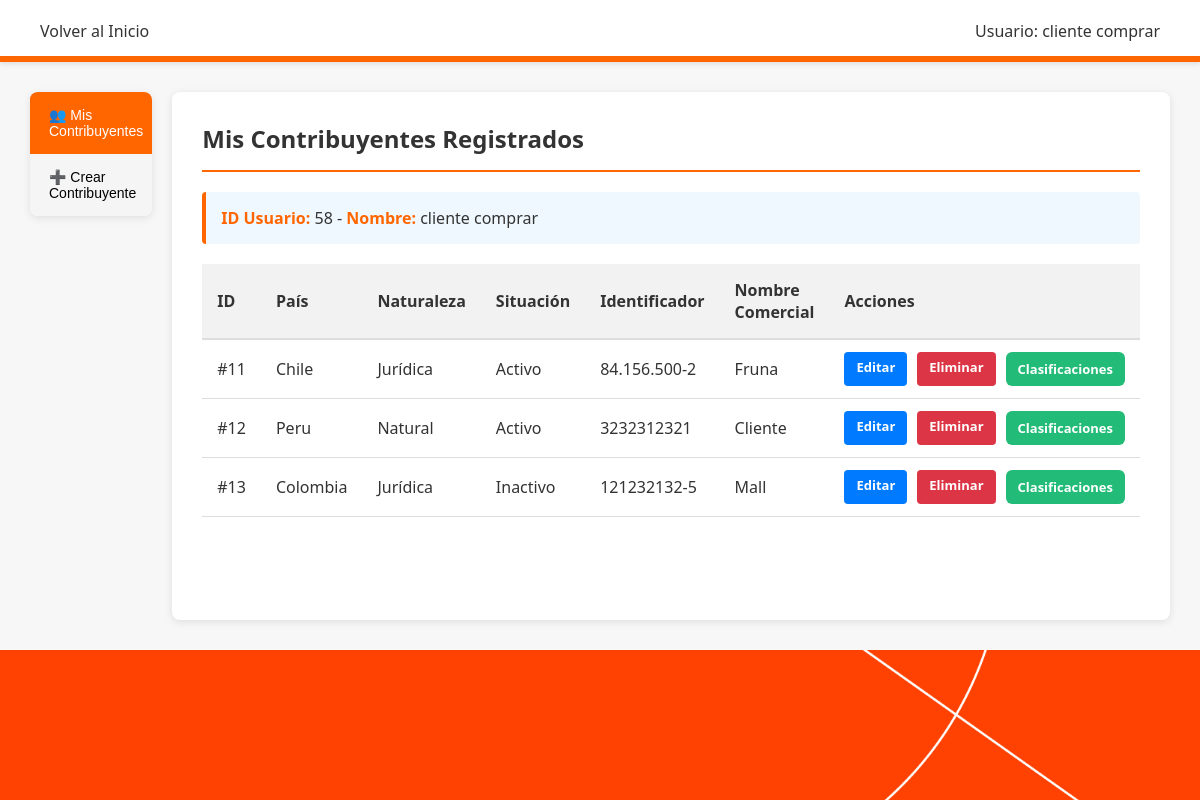
Page /tributarios/ (signed in) on the committed database.
### miapp/models.py (models this page shows, shortened)
class Usuario(models.Model):
    id_usuario = models.AutoField(primary_key=True)
    nombre = models.CharField(max_length=30)
    apellido = models.CharField(max_length=25)
    mail = models.CharField(max_length=25)
    contraseña = models.CharField(max_length=12)
    rol = models.CharField(max_length=15)

class Contribuyente(models.Model):
    id_contribuyente = models.AutoField(primary_key=True)
    id_pais = models.ForeignKey(Pais, on_delete=models.CASCADE)
    id_usuario = models.ForeignKey(Usuario, on_delete=models.CASCADE)
    situación = models.CharField(max_length=20)
    nombre_comercial = models.CharField(max_length=100)
    actividad_economica = models.CharField(max_length=50)
    identificador_tributario = models.CharField(max_length=30)
    tipo = models.CharField(max_length=20)
    empleados = models.IntegerField()
    categoria = models.CharField(max_length=40)

class Pais(models.Model):
    id_pais = models.AutoField(primary_key=True)
    pais_nom = models.CharField(max_length=15)
    moneda = models.CharField(max_length=3)
    sis_de_imp = models.CharField(max_length=15)

### miapp/views.py (the view)
# urls.py: path('tributarios/', views.manejo_tributarios, name='manejo_tributarios'),
def manejo_tributarios(request):
    if 'usuario_id' not in request.session:
        return redirect('crear_usuario')
    usuario_id = request.session['usuario_id']
    try:
        usuario = Usuario.objects.get(pk=usuario_id)
        contribuyentes = Contribuyente.objects.filter(id_usuario=usuario)
        paises = Pais.objects.all()
    except Usuario.DoesNotExist:
        request.session.flush()
        return redirect('crear_usuario')
    return render(request, 'manejo_tributarios.html', {
        'usuario': usuario,
        'contribuyentes': contribuyentes,
        'paises': paises,
        'tipos_contribuyente': TIPO_CONTRIBUYENTE_CHOICES.items(),
        'situacion_choices': ['Activo', 'Inactivo']
    })

### templates/manejo_tributarios.html (shortened to what this page needs)
{% load static %}
<!DOCTYPE html>
<html lang="es">
<head>
    <link rel="stylesheet" href="{% static 'tributarios.css' %}">
</head>
<body>
    <header class="main-header">
        <nav class="nav-links">
            <a href="{% url 'index' %}" class="nav-link">Volver al Inicio</a>
        </nav>
        <div class="user-session">
            <span class="username">Usuario: {{ usuario.nombre }} {{ usuario.apellido }}</span>
        </div>
    </header>
    <div class="main-container">
        <div class="tabs-section">
            <button class="tab-button" data-tab="contribuyentes-tab">
                👥 Mis Contribuyentes
            </button>
            <button class="tab-button" data-tab="crear-tab">
                ➕ Crear Contribuyente
            </button>
        </div>
        <div class="content-section">
            <div id="contribuyentes-tab" class="content-tab">
                <h2 class="tab-title">Mis Contribuyentes Registrados</h2>
                <div class="info-box">
                    <strong>ID Usuario:</strong> {{ usuario.id_usuario }} -
                    <strong>Nombre:</strong> {{ usuario.nombre }} {{ usuario.apellido }}
                </div>
                {% if contribuyentes %}
                <table class="tributarios-table">
                    <thead>
                        <tr>
                            <th>ID</th>
                            <th>País</th>
                            <th>Naturaleza</th>
                            <th>Situación</th>
                            <th>Identificador</th>
                            <th>Nombre Comercial</th>
                            <th>Acciones</th>
                        </tr>
                    </thead>
                    <tbody>
                        {% for c in contribuyentes %}
                        <tr>
                            <td>#{{ c.id_contribuyente }}</td>
                            <td>{{ c.id_pais.pais_nom }}</td>
                            <td>{{ c.tipo }}</td>
                            <td>{{ c.situación }}</td>
                            <td>{{ c.identificador_tributario }}</td>
                            <td>{{ c.nombre_comercial }}</td>
                            <td>
                                <div class="action-links">
                                    <a href="{% url 'editar_tributario' c.id_contribuyente %}" class="edit">Editar</a>
                                    <a href="{% url 'eliminar_tributario' c.id_contribuyente %}" class="delete delete-btn">Eliminar</a>
                                    <a href="{% url 'clasificaciones_por_contribuyente' c.id_contribuyente %}" style="background:#2b7; color:#fff; padding:8px 12px; border-radius:6px; text-decoration:none;">Clasificaciones</a>
                                </div>
                            </td>
                        </tr>
                        {% endfor %}
                    </tbody>
                </table>
                {% else %}
                <div class="empty-message">
                    <p>No tienes contribuyentes creados. ¡Crea uno en la pestaña "Crear Contribuyente"!</p>
                </div>
                {% endif %}
            </div>
        </div>
    </div>
    <footer class="footer"></footer>
</body>
</html>

### miapp/static/tributarios.css (style rules this page uses)
:root { --primary-orange: #ff6600; --light-bg: #f7f7f7; --border-color: #ddd; --text-dark: #333; }
* { margin: 0; padding: 0; box-sizing: border-box; }
body { font-family: 'Segoe UI', Tahoma, Geneva, Verdana, sans-serif; background-color: var(--light-bg); color: var(--text-dark); display: flex; flex-direction: column; min-height: 100vh; }
.main-header { background-color: #fff; padding: 20px 40px; display: flex; justify-content: space-between; align-items: center; box-shadow: 0 2px 5px rgba(0,0,0,0.1); position: relative; }
.main-header::after { content: ''; position: absolute; bottom: 0; left: 0; right: 0; height: 6px; background: var(--primary-orange); }
.nav-links { display: flex; gap: 20px; }
.nav-link { text-decoration: none; color: var(--text-dark); font-weight: 500; transition: color 0.3s; }
.user-session { display: flex; align-items: center; gap: 15px; }
.username { font-weight: 500; }
.main-container { display: flex; flex: 1 0 auto; gap: 20px; padding: 30px; max-width: 1400px; margin: 0 auto; width: 100%; }
.tabs-section { width: 25%; background: #fff; border-radius: 8px; box-shadow: 0 2px 8px rgba(0,0,0,0.1); overflow: hidden; height: fit-content; }
.tab-button { width: 100%; padding: 15px; border: none; background: #f5f5f5; cursor: pointer; text-align: left; font-size: 14px; font-weight: 500; border-left: 4px solid transparent; transition: all 0.3s; }
.tab-button.active { background: var(--primary-orange); color: white; border-left-color: var(--primary-orange); }
.content-section { flex: 1; background: #fff; border-radius: 8px; box-shadow: 0 2px 8px rgba(0,0,0,0.1); padding: 30px; }
.content-tab { display: none; }
.content-tab.active { display: block; }
.tab-title { font-size: 24px; font-weight: 700; color: var(--text-dark); margin-bottom: 20px; padding-bottom: 15px; border-bottom: 2px solid var(--primary-orange); }
.tributarios-table { width: 100%; border-collapse: collapse; margin-top: 20px; }
.tributarios-table thead { background-color: #f2f2f2; }
.tributarios-table th { padding: 15px; text-align: left; font-weight: 600; border-bottom: 2px solid var(--border-color); }
.tributarios-table td { padding: 12px 15px; border-bottom: 1px solid var(--border-color); }
.action-links { display: flex; gap: 10px; }
.action-links a { padding: 6px 12px; border-radius: 4px; text-decoration: none; font-size: 13px; font-weight: 600; transition: all 0.3s; }
.action-links a.edit { background-color: #007bff; color: white; }
.action-links a.delete { background-color: #dc3545; color: white; }
.footer { background-image: url('/static/img/Banner.png'); background-size: cover; background-position: center; background-repeat: no-repeat; height: 150px; margin-top: auto; }
.info-box { background-color: #f0f8ff; border-left: 4px solid var(--primary-orange); padding: 15px; margin-bottom: 20px; border-radius: 4px; }
.info-box strong { color: var(--primary-orange); }

### rows in the picture
Usuario: nombre "cliente", apellido "comprar", id_usuario "58"
Contribuyente: id_contribuyente "11", id_pais.pais_nom "Chile", tipo "Jurídica", situación "Activo", identificador_tributario "84.156.500-2", nombre_comercial "Fruna"
Contribuyente: id_contribuyente "12", id_pais.pais_nom "Peru", tipo "Natural", situación "Activo", identificador_tributario "3232312321", nombre_comercial "Cliente"
Contribuyente: id_contribuyente "13", id_pais.pais_nom "Colombia", tipo "Jurídica", situación "Inactivo", identificador_tributario "121232132-5", nombre_comercial "Mall"
